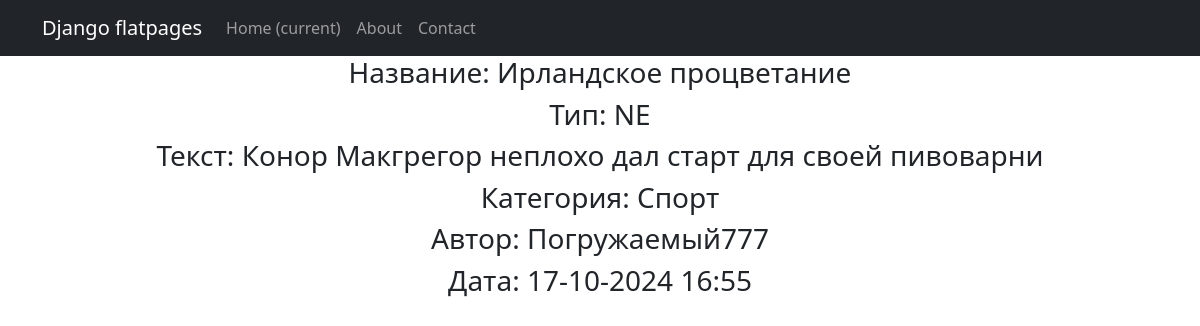
The page /posts/4 on the database its author committed.
### news/models.py (models this page shows, shortened)
class Post(models.Model):
    title = models.CharField(max_length=255)
    type = models.CharField(max_length=2, choices=TYPE, default=news)
    time_in = models.DateTimeField(auto_now_add=True)
    content = models.TextField()
    author = models.ForeignKey("Author", on_delete=models.CASCADE)
    category = models.ManyToManyField("Category", through="PostCategory")
    rating = models.IntegerField(default=0)

class Category(models.Model):
    name = models.CharField(max_length=64, unique=True)
    subscribers = models.ManyToManyField(User, blank=True, null=True, related_name='categories')

class Author(models.Model):
    user = models.OneToOneField(User, on_delete = models.CASCADE)
    post_rating = models.IntegerField(default=0)

### news/views.py (the view)
# urls.py: path('<int:pk>', PostDetail.as_view(), name='post_detail'),
class PostDetail(DetailView):
    model = Post
    template_name = 'flatpages/post.html'
    context_object_name = 'post'

### templates/flatpages/post.html (shortened to what this page needs)
{% extends 'flatpages/default.html' %}
{% block content %}
<h3>Название: {{ post.title }}</h3>
<h3>Тип: {{ post.type }}</h3>
<h3>Текст: {{ post.content}}</h3>
<h3>Категория:
    {% for cat in post.category.all %}
        {{ cat.name }}
    {% endfor %}
</h3>
<h3>Автор: {{ post.author.user }}</h3>
<h3>Дата: {{ post.time_in|date:"d-m-Y H:i" }}</h3>
{% endblock content %}

### rows shown on the page
Post: title "Ирландское процветание", type "NE", content "Конор Макгрегор неплохо дал старт для своей пивоварни", author.user "Погружаемый777", time_in "17-10-2024 16:55"
Category: name "Спорт"
